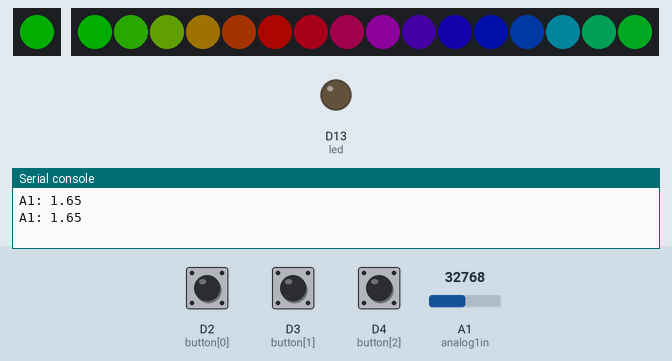
Recording of a program running on a simulated CircuitPython board. Parts: 1 RGB LEDs in strip order, left to right, 16 RGB LEDs in strip order, left to right, output pins drawn as LEDs (lit = HIGH), the last lines printed to the serial console. The test bench sets the inputs (shaded band); at power-on: D2 (button[0]) HIGH, D3 (button[1]) HIGH, D4 (button[2]) HIGH, A1 (analog1in) = 32768 (analog values on the 0–65535 scale). Dim RGB values are drawn brighter than linear; USB keyboard and mouse output is not drawn.

Above: at 1.2 s.
1.3 s: D2 (button[0]) pulled LOW for 1.2 s
At 29.9 s:
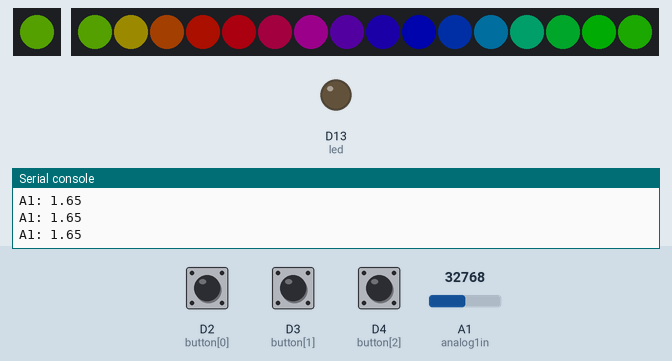
Timing chart, 0 to 31.6 s (numbered marks = the images above; inputs shaded):
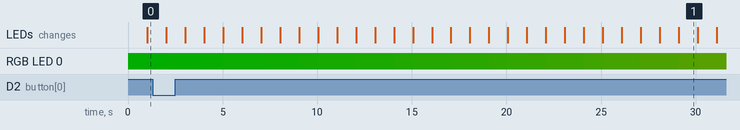

The program:

code.py
```python
# Metro M4 IO demo
# Welcome to CircuitPython 3.1 :)

import time
import board
from digitalio import DigitalInOut, Direction, Pull
from analogio import AnalogIn
from adafruit_motor import servo
import neopixel
import audiocore   # For WaveFile (https://docs.circuitpython.org/en/latest/shared-bindings/audioio/index.html)
import audioio
import pulseio
import simpleio

# keyboard support
import usb_hid  # for Keyboard(usb_hid.devices)
from adafruit_hid.keyboard import Keyboard
from adafruit_hid.keycode import Keycode

# One pixel connected internally!
dot = neopixel.NeoPixel(board.NEOPIXEL, 1, brightness=0.2)

# Built in red LED
led = DigitalInOut(board.D13)
led.direction = Direction.OUTPUT

# Analog audio output on A0, using two audio files
audio = audioio.AudioOut(board.A0)
audiofiles = ["rimshot.wav", "laugh.wav"]

# Analog input on A1
analog1in = AnalogIn(board.A1)

# Digital input with pullup on D2, D3, and D4
buttons = []
for p in [board.D2, board.D3, board.D4]:
    button = DigitalInOut(p)
    button.direction = Direction.INPUT
    button.pull = Pull.UP                   # Connect to PB on NO (https://www.digikey.com/en/articles/how-to-implement-hardware-debounce-for-switches-and-relays)
    buttons.append(button)

# TODO
# Servo on D5
# create a PWMOut object on Pin D5
#pwm = pulseio.PWMOut(board.D5, duty_cycle=2 ** 15, frequency=50)
#servo = servo.Servo(pwm)

# NeoPixel strip (of 16 LEDs) connected on D6
NUMPIXELS = 16
neopixels = neopixel.NeoPixel(board.D6, NUMPIXELS, brightness=0.2, auto_write=False)

# Used if we do HID output, see below
kbd = Keyboard(usb_hid.devices)  # https://docs.circuitpython.org/projects/hid/en/latest/api.html?highlight=keyboard#adafruit_hid.keyboard.Keyboard

######################### HELPERS ##############################

# Helper to convert analog input to voltage
def getVoltage(pin):
    return (pin.value * 3.3) / 65536

# Helper to give us a nice color swirl
def wheel(pos):
    # Input a value 0 to 255 to get a color value.
    # The colours are a transition r - g - b - back to r.
    if (pos < 0):
        return [0, 0, 0]
    if (pos > 255):
        return [0, 0, 0]
    if (pos < 85):
        return [int(pos * 3), int(255 - (pos*3)), 0]
    elif (pos < 170):
        pos -= 85
        return [int(255 - pos*3), 0, int(pos*3)]
    else:
        pos -= 170
        return [0, int(pos*3), int(255 - pos*3)]

# TODO: Inaudible on dev bd speaker
# https://learn.adafruit.com/circuitpython-essentials/circuitpython-audio-out
def play_file(filename):
    print("")
    print("----------------------------------")
    print("playing file "+filename)
    with open(filename, "rb") as wave_file:
        wave = audiocore.WaveFile(wave_file)
        audio.play(wave)
        audio.play(wave)
        while audio.playing:
            pass
    print("finished")
    print("----------------------------------")

######################### MAIN LOOP ##############################

i = 0
while True:
  # spin internal LED around! autoshow is on
  dot[0] = wheel(i & 255)

  # also make the neopixels swirl around
  for p in range(NUMPIXELS):
      idx = int ((p * 256 / NUMPIXELS) + i)
      neopixels[p] = wheel(idx & 255)
  neopixels.show()

  # Read analog voltage on A1
  print("A1: %0.2f" % getVoltage(analog1in), end="\t")

  if not buttons[0].value:
      print("Button D2 pressed!", end ="\t")
      # optional! uncomment below & save to have it sent a keypress
      # Note: It will send the key to the cursor!
      kbd.press(Keycode.B)
      kbd.release_all()

  if not buttons[1].value:
      print("Button D3 pressed!", end ="\t")
      play_file(audiofiles[0])

  if not buttons[2].value:
      print("Button D4 pressed!", end ="\t")
      play_file(audiofiles[1])

  # TODO
  # sweep a servo from 0-180 degrees (map from 0-255)
  servo.angle = simpleio.map_range(i, 0, 255, 0, 180)

  i = (i+1) % 256  # run from 0 to 255
  time.sleep(1) # make bigger to slow down

  print("")
```
